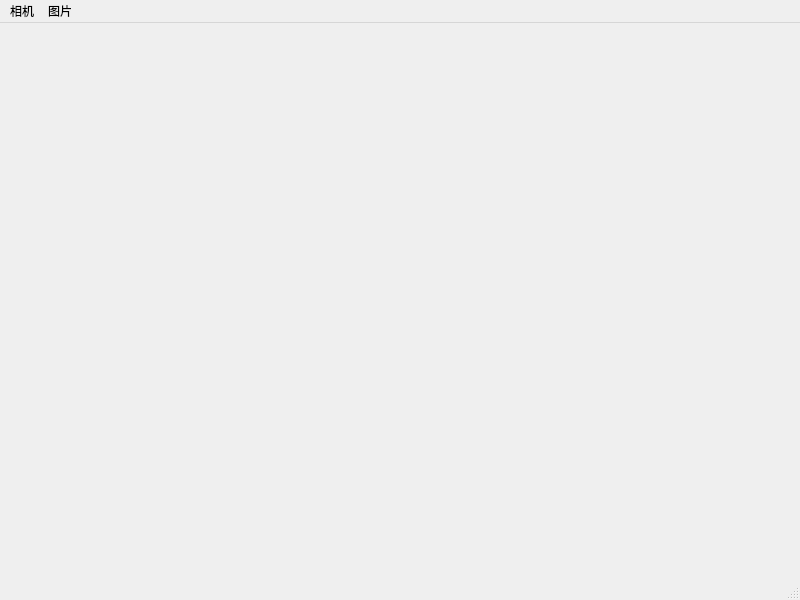
<?xml version="1.0" encoding="UTF-8"?>
<ui version="4.0">
 <class>MainWindow</class>
 <widget class="QMainWindow" name="MainWindow">
  <property name="geometry">
   <rect>
    <x>0</x>
    <y>0</y>
    <width>800</width>
    <height>600</height>
   </rect>
  </property>
  <property name="windowTitle">
   <string>MainWindow</string>
  </property>
  <widget class="QWidget" name="centralwidget">
   <layout class="QGridLayout" name="gridLayout">
    <item row="0" column="0">
     <layout class="QHBoxLayout" name="formLayout"/>
    </item>
   </layout>
  </widget>
  <widget class="QMenuBar" name="menubar">
   <property name="geometry">
    <rect>
     <x>0</x>
     <y>0</y>
     <width>800</width>
     <height>27</height>
    </rect>
   </property>
   <widget class="QMenu" name="menu">
    <property name="title">
     <string>相机</string>
    </property>
    <addaction name="actionOpenCV"/>
    <addaction name="actionIKapCV"/>
   </widget>
   <widget class="QMenu" name="menu_2">
    <property name="title">
     <string>图片</string>
    </property>
    <addaction name="separator"/>
    <addaction name="separator"/>
    <addaction name="actionOpenImg"/>
    <addaction name="action_SaveImg"/>
   </widget>
   <addaction name="menu"/>
   <addaction name="menu_2"/>
  </widget>
  <widget class="QStatusBar" name="statusbar"/>
  <action name="actionOpenCV">
   <property name="text">
    <string>OpenCV(USB)</string>
   </property>
  </action>
  <action name="actionIKapCV">
   <property name="text">
    <string>IKapCV</string>
   </property>
  </action>
  <action name="actionOpenImg">
   <property name="text">
    <string>载入图片</string>
   </property>
  </action>
  <action name="action_SaveImg">
   <property name="text">
    <string>保存</string>
   </property>
  </action>
 </widget>
 <resources/>
 <connections/>
</ui>
